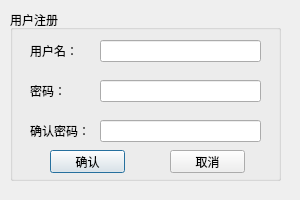
<?xml version="1.0" encoding="UTF-8"?>
<ui version="4.0">
 <class>Dialog</class>
 <widget class="QDialog" name="Dialog">
  <property name="geometry">
   <rect>
    <x>0</x>
    <y>0</y>
    <width>300</width>
    <height>200</height>
   </rect>
  </property>
  <property name="windowTitle">
   <string>Dialog</string>
  </property>
  <widget class="QGroupBox" name="groupBox">
   <property name="geometry">
    <rect>
     <x>10</x>
     <y>10</y>
     <width>271</width>
     <height>171</height>
    </rect>
   </property>
   <property name="title">
    <string>用户注册</string>
   </property>
   <widget class="QWidget" name="horizontalLayoutWidget">
    <property name="geometry">
     <rect>
      <x>20</x>
      <y>30</y>
      <width>231</width>
      <height>22</height>
     </rect>
    </property>
    <layout class="QHBoxLayout" name="username" stretch="4,10">
     <item>
      <widget class="QLabel" name="label">
       <property name="text">
        <string>用户名：</string>
       </property>
      </widget>
     </item>
     <item>
      <widget class="QLineEdit" name="lineEdit"/>
     </item>
    </layout>
   </widget>
   <widget class="QWidget" name="horizontalLayoutWidget_2">
    <property name="geometry">
     <rect>
      <x>20</x>
      <y>70</y>
      <width>231</width>
      <height>22</height>
     </rect>
    </property>
    <layout class="QHBoxLayout" name="password" stretch="4,10">
     <item>
      <widget class="QLabel" name="label_2">
       <property name="text">
        <string>密码：</string>
       </property>
      </widget>
     </item>
     <item>
      <widget class="QLineEdit" name="lineEdit_2"/>
     </item>
    </layout>
   </widget>
   <widget class="QWidget" name="horizontalLayoutWidget_3">
    <property name="geometry">
     <rect>
      <x>20</x>
      <y>110</y>
      <width>231</width>
      <height>22</height>
     </rect>
    </property>
    <layout class="QHBoxLayout" name="conpassword" stretch="4,10">
     <item>
      <widget class="QLabel" name="label_3">
       <property name="text">
        <string>确认密码：</string>
       </property>
      </widget>
     </item>
     <item>
      <widget class="QLineEdit" name="lineEdit_3"/>
     </item>
    </layout>
   </widget>
   <widget class="QPushButton" name="buttonConfirm">
    <property name="geometry">
     <rect>
      <x>40</x>
      <y>140</y>
      <width>75</width>
      <height>23</height>
     </rect>
    </property>
    <property name="text">
     <string>确认</string>
    </property>
   </widget>
   <widget class="QPushButton" name="buttonCancel">
    <property name="geometry">
     <rect>
      <x>160</x>
      <y>140</y>
      <width>75</width>
      <height>23</height>
     </rect>
    </property>
    <property name="text">
     <string>取消</string>
    </property>
   </widget>
  </widget>
 </widget>
 <resources/>
 <connections/>
</ui>
